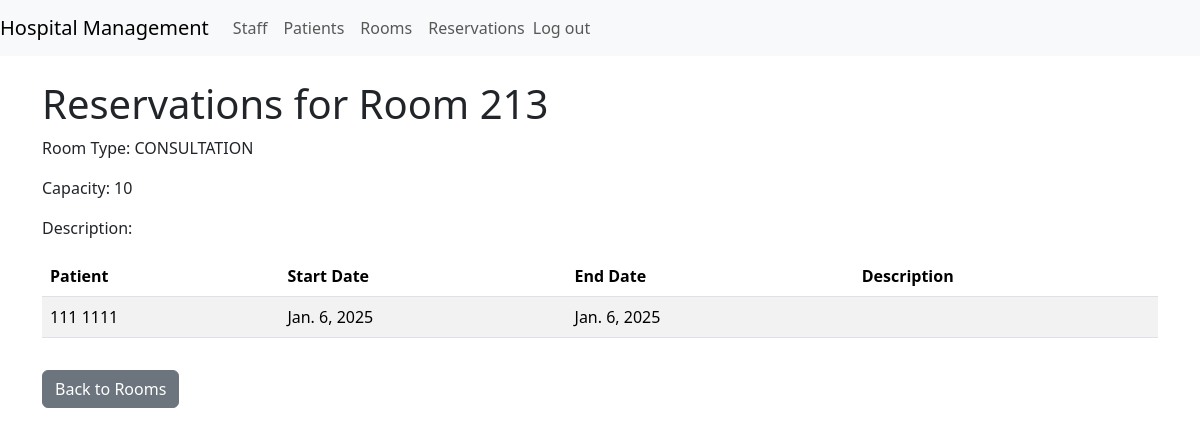
The page /room_reservations/7/ (signed in) on the database as committed earlier.
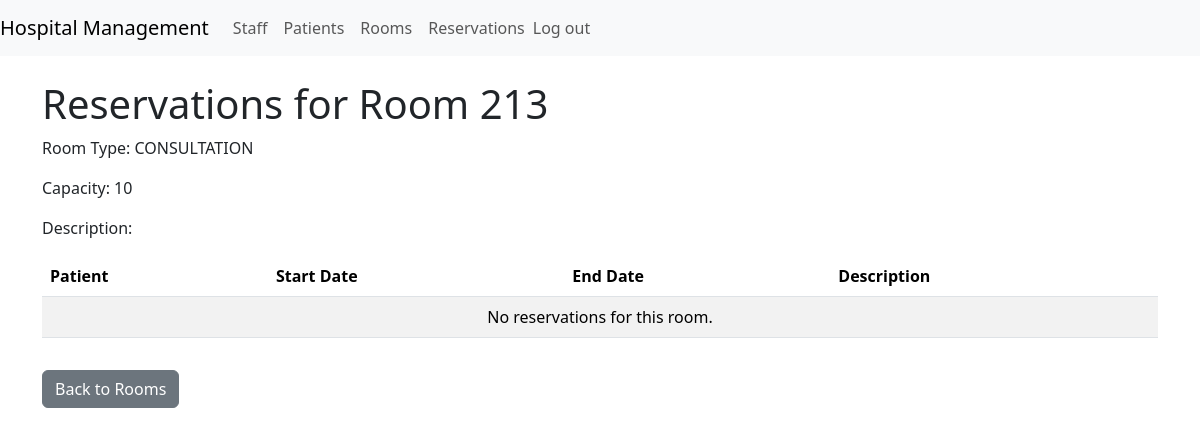
The same page on the database as committed later.
### management/models.py (models this page shows, shortened)
class Reservation(models.Model):
    patient = models.ForeignKey(Patient, on_delete=models.CASCADE)
    room = models.ForeignKey(Room, on_delete=models.CASCADE)
    start_date = models.DateField()
    end_date = models.DateField()
    description = models.TextField(blank=True, null=True)

class Patient(models.Model):
    first_name = models.CharField(max_length=30)
    last_name = models.CharField(max_length=50)
    birth_date = models.DateField()
    registration_date = models.DateTimeField(auto_now_add=True)
    registered_by = models.ForeignKey(User, on_delete=models.SET_NULL, null=True)

### management/views.py (the view)
# urls.py: path('room_reservations/<int:room_id>/', views.room_reservations, name='room_reservations')
@login_required
def room_reservations(request, room_id):
    room = get_object_or_404(Room, id=room_id)
    reservations = Reservation.objects.filter(room=room).order_by('-start_date')
    return render(request, 'room_reservations.html', {
        'room': room,
        'reservations': reservations,
    })

### management/context_processors.py (called while the page is built)
def user_role_context(request):
    if request.user.is_authenticated:
        try:
            staff_member = Staff.objects.get(user=request.user)
            return {'user_role': staff_member.role}
        except Staff.DoesNotExist:
            return {'user_role': None}
    else:
        return {'user_role': None}

### templates/room_reservations.html (shortened to what this page needs)
{% extends 'base.html' %}
{% block content %}
<h1 class="mt-4">Reservations for Room {{ room.room_number }}</h1>
<p>Room Type: {{ room.type }}</p>
<p>Capacity: {{ room.capacity }}</p>
<p>Description: {{ room.description }}</p>
<table class="table table-striped mt-3">
    <thead>
        <tr>
            <th scope="col">Patient</th>
            <th scope="col">Start Date</th>
            <th scope="col">End Date</th>
            <th scope="col">Description</th>
        </tr>
    </thead>
    <tbody>
        {% for reservation in reservations %}
        <tr>
            <td>{{ reservation.patient.first_name }} {{ reservation.patient.last_name }}</td>
            <td>{{ reservation.start_date }}</td>
            <td>{{ reservation.end_date }}</td>
            <td>{{ reservation.description }}</td>
        </tr>
        {% empty %}
        <tr>
            <td colspan="4" class="text-center">No reservations for this room.</td>
        </tr>
        {% endfor %}
    </tbody>
</table>
<a href="{% url 'room_list' %}" class="btn btn-secondary mt-3">Back to Rooms</a>
{% endblock %}

Rows that differ between the two databases and show on the page:
removed Reservation: patient.first_name "111", patient.last_name "1111", start_date "Jan. 6, 2025", end_date "Jan. 6, 2025"
Other text that changed with them:
text now shown: "No reservations for this room."
